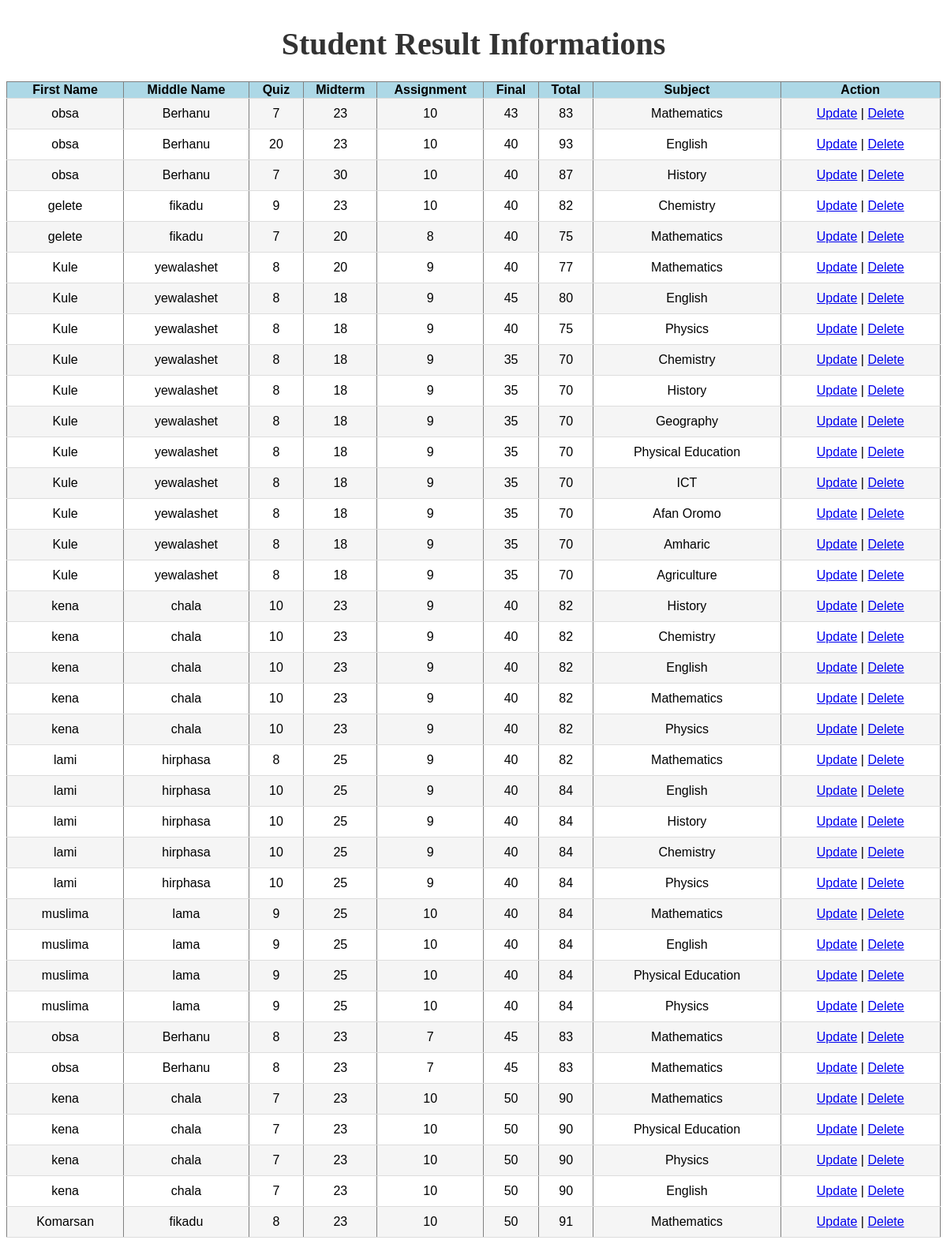
The app's page /aa.php with its own data.
### tables this page shows
CREATE TABLE `student_results` (
  `id` int(6) UNSIGNED NOT NULL,
  `firstName` varchar(255) NOT NULL,
  `middleName` varchar(255) NOT NULL,
  `subject` varchar(50) DEFAULT NULL,
  `quiz` float NOT NULL,
  `midterm` float NOT NULL,
  `assignment` float NOT NULL,
  `final` float NOT NULL,
  `total` float NOT NULL
);

### aa.php (the view, shortened to what this page needs)
<html>
<head>
</head>
<body>
<h1>Student Result Informations </h1>
</body>
</html>
<?php
$servername = "localhost";
$username = "root";
$password = "";
$dbname = "school_db";
$conn = new mysqli($servername, $username, $password, $dbname);
$sql_select = "SELECT * FROM student_results";
$result = $conn->query($sql_select);
if ($result->num_rows > 0) {
    echo "<table border='1'>";
    echo "<tr><th>First Name</th><th>Middle Name</th><th>Quiz</th><th>Midterm</th><th>Assignment</th><th>Final</th><th>Total</th><th>Subject</th><th>Action</th></tr>";
    while($row = $result->fetch_assoc()) {
        echo "<tr>";
        echo "<td>".(isset($row['firstName']) ? $row['firstName'] : "")."</td>";
        echo "<td>".(isset($row['middleName']) ? $row['middleName'] : "")."</td>";
        echo "<td>".$row['quiz']."</td>";
        echo "<td>".$row['midterm']."</td>";
        echo "<td>".$row['assignment']."</td>";
        echo "<td>".$row['final']."</td>";
        echo "<td>".$row['total']."</td>";
        echo "<td>".$row['subject']."</td>";
        echo "<td><a href='update.php?id=".$row['id']."'>Update</a> | <a href='delete.php?id=".$row['id']."'>Delete</a></td>";
        echo "</tr>";
    }
    echo "</table>";
} else {
    echo "No records found.";
}
?>

### aa.php (style rules this page uses)
table { width: 100%; border-collapse: collapse; font-family: Arial, sans-serif; }
table,th,td { text-align:center; }
th { background-color:lightblue; }
tbody tr { border-bottom: 1px solid #ddd; }
tbody td { padding: 10px 15px; }
tbody tr:nth-of-type(even) { background-color: #f5f5f5; }
h1 { text-align: center; color: #333; font-size: 2.5rem; margin-top: 2rem; margin-bottom: 1.5rem; }
body { text-align:center; }

### records on screen
student_results: firstName "obsa", middleName "Berhanu", quiz "7", midterm "23", assignment "10", final "43", total "83", subject "Mathematics"
student_results: firstName "obsa", middleName "Berhanu", quiz "20", midterm "23", assignment "10", final "40", total "93", subject "English"
student_results: firstName "obsa", middleName "Berhanu", quiz "7", midterm "30", assignment "10", final "40", total "87", subject "History"
student_results: firstName "gelete", middleName "fikadu", quiz "9", midterm "23", assignment "10", final "40", total "82", subject "Chemistry"
student_results: firstName "gelete", middleName "fikadu", quiz "7", midterm "20", assignment "8", final "40", total "75", subject "Mathematics"
student_results: firstName "Kule", middleName "yewalashet", quiz "8", midterm "20", assignment "9", final "40", total "77", subject "Mathematics"
student_results: firstName "Kule", middleName "yewalashet", quiz "8", midterm "18", assignment "9", final "45", total "80", subject "English"
student_results: firstName "Kule", middleName "yewalashet", quiz "8", midterm "18", assignment "9", final "40", total "75", subject "Physics"
student_results: firstName "Kule", middleName "yewalashet", quiz "8", midterm "18", assignment "9", final "35", total "70", subject "Chemistry"
student_results: firstName "Kule", middleName "yewalashet", quiz "8", midterm "18", assignment "9", final "35", total "70", subject "History"
student_results: firstName "Kule", middleName "yewalashet", quiz "8", midterm "18", assignment "9", final "35", total "70", subject "Geography"
student_results: firstName "Kule", middleName "yewalashet", quiz "8", midterm "18", assignment "9", final "35", total "70", subject "Physical Education"
student_results: firstName "Kule", middleName "yewalashet", quiz "8", midterm "18", assignment "9", final "35", total "70", subject "ICT"
student_results: firstName "Kule", middleName "yewalashet", quiz "8", midterm "18", assignment "9", final "35", total "70", subject "Afan Oromo"
student_results: firstName "Kule", middleName "yewalashet", quiz "8", midterm "18", assignment "9", final "35", total "70", subject "Amharic"
student_results: firstName "Kule", middleName "yewalashet", quiz "8", midterm "18", assignment "9", final "35", total "70", subject "Agriculture"
student_results: firstName "kena", middleName "chala", quiz "10", midterm "23", assignment "9", final "40", total "82", subject "History"
student_results: firstName "kena", middleName "chala", quiz "10", midterm "23", assignment "9", final "40", total "82", subject "Chemistry"
student_results: firstName "kena", middleName "chala", quiz "10", midterm "23", assignment "9", final "40", total "82", subject "English"
student_results: firstName "kena", middleName "chala", quiz "10", midterm "23", assignment "9", final "40", total "82", subject "Mathematics"
student_results: firstName "kena", middleName "chala", quiz "10", midterm "23", assignment "9", final "40", total "82", subject "Physics"
student_results: firstName "lami", middleName "hirphasa", quiz "8", midterm "25", assignment "9", final "40", total "82", subject "Mathematics"
student_results: firstName "lami", middleName "hirphasa", quiz "10", midterm "25", assignment "9", final "40", total "84", subject "English"
student_results: firstName "lami", middleName "hirphasa", quiz "10", midterm "25", assignment "9", final "40", total "84", subject "History"
student_results: firstName "lami", middleName "hirphasa", quiz "10", midterm "25", assignment "9", final "40", total "84", subject "Chemistry"
student_results: firstName "lami", middleName "hirphasa", quiz "10", midterm "25", assignment "9", final "40", total "84", subject "Physics"
student_results: firstName "muslima", middleName "lama", quiz "9", midterm "25", assignment "10", final "40", total "84", subject "Mathematics"
student_results: firstName "muslima", middleName "lama", quiz "9", midterm "25", assignment "10", final "40", total "84", subject "English"
student_results: firstName "muslima", middleName "lama", quiz "9", midterm "25", assignment "10", final "40", total "84", subject "Physical Education"
student_results: firstName "muslima", middleName "lama", quiz "9", midterm "25", assignment "10", final "40", total "84", subject "Physics"
student_results: firstName "obsa", middleName "Berhanu", quiz "8", midterm "23", assignment "7", final "45", total "83", subject "Mathematics"
student_results: firstName "obsa", middleName "Berhanu", quiz "8", midterm "23", assignment "7", final "45", total "83", subject "Mathematics"
student_results: firstName "kena", middleName "chala", quiz "7", midterm "23", assignment "10", final "50", total "90", subject "Mathematics"
student_results: firstName "kena", middleName "chala", quiz "7", midterm "23", assignment "10", final "50", total "90", subject "Physical Education"
student_results: firstName "kena", middleName "chala", quiz "7", midterm "23", assignment "10", final "50", total "90", subject "Physics"
student_results: firstName "kena", middleName "chala", quiz "7", midterm "23", assignment "10", final "50", total "90", subject "English"
student_results: firstName "Komarsan", middleName "fikadu", quiz "8", midterm "23", assignment "10", final "50", total "91", subject "Mathematics"
